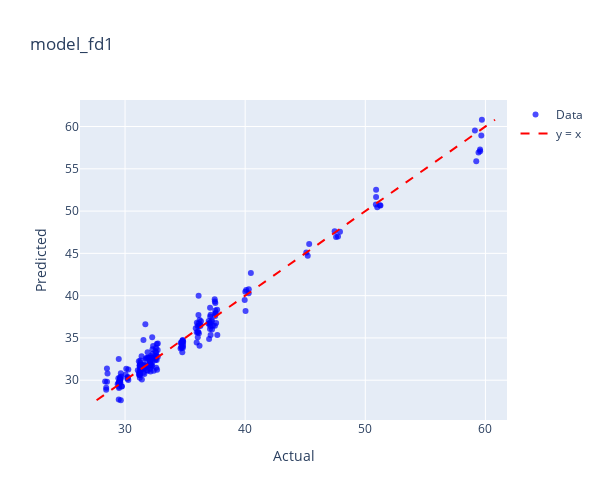
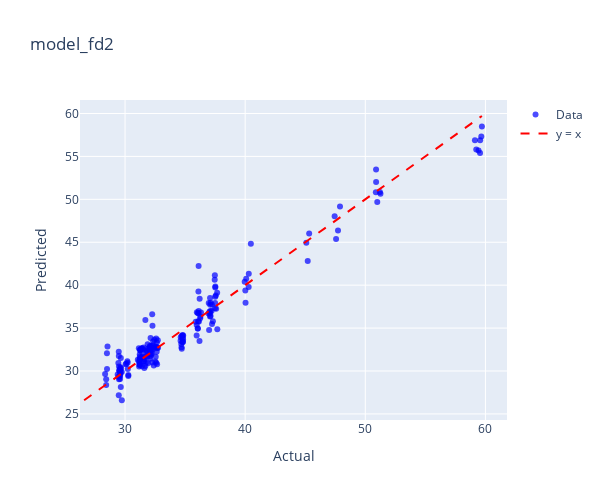
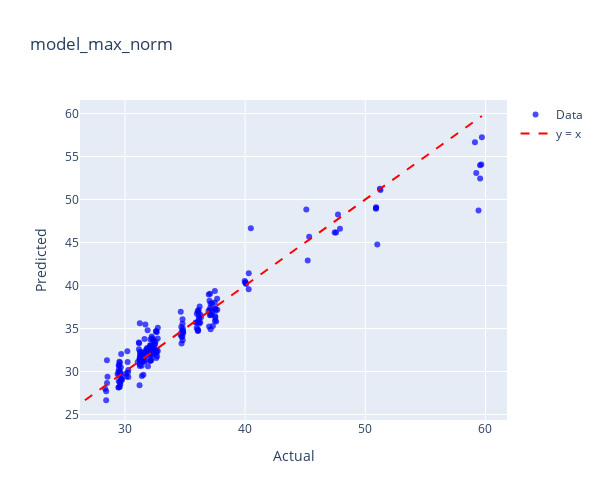
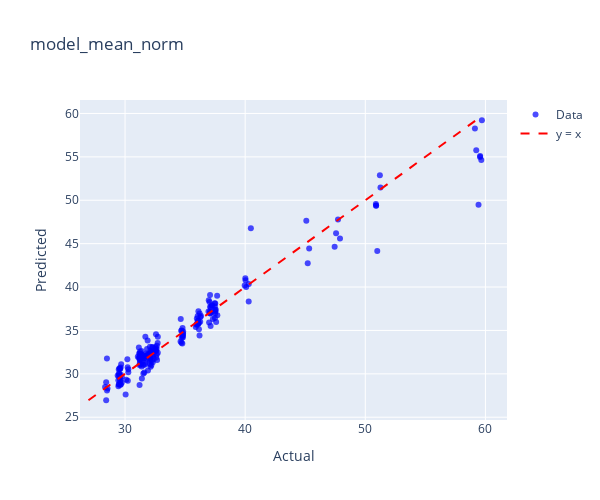

The cell these charts' notebook holds for them, in order:
### Code cell
model_dict = {
    'model_fd1': (model_fd1, kadar_air_fd1),
    'model_fd2': (model_fd2, kadar_air_fd2),
    'model_max_norm': (model_max_norm, kadar_air_max_norm),
    'model_mean_norm': (model_mean_norm, kadar_air_mean_norm),
    'model_msc': (model_msc, kadar_air_msc),
    'model_ori': (model_ori, kadar_air_ori),
    'model_range_norm': (model_range_norm, kadar_air_range_norm),
    'model_sg1': (model_sg1, kadar_air_sg1),
    'model_sg2': (model_sg2, kadar_air_sg2),
    'model_snv': (model_snv, kadar_air_snv),
}

for name, (model, data) in model_dict.items():
    print(f"Plotting for {name}")
    plot_actual_vs_predicted_plotly(model, data, 'Kadar Air',name)

### Figure 1 — Plotly figure (JSON) as saved in the notebook; plotly's stock layout.template omitted (floating-point values rounded to 4 significant figures; data arrays with more than 128 entries replaced by an {"elided": "..."} marker saying what was removed)
{"data": [{"hovertemplate": "Index: %{text}<br>Actual: %{x}<br>Predicted: %{y}<extra></extra>", "marker": {"color": "blue", "opacity": 0.7, "size": 6}, "mode": "markers", "name": "Data", "text": {"elided": "200 str values"}, "type": "scatter", "x": {"elided": "200 float values"}, "y": {"elided": "200 float values"}}, {"line": {"color": "red", "dash": "dash"}, "mode": "lines", "name": "y = x", "type": "scatter", "x": [27.63, 60.8], "y": [27.63, 60.8]}], "layout": {"height": 500, "title": {"text": "model_fd1"}, "width": 600, "xaxis": {"title": {"text": "Actual"}}, "yaxis": {"title": {"text": "Predicted"}}}}

### Figure 2 — Plotly figure (JSON) as saved in the notebook; plotly's stock layout.template omitted (floating-point values rounded to 4 significant figures; data arrays with more than 128 entries replaced by an {"elided": "..."} marker saying what was removed)
{"data": [{"hovertemplate": "Index: %{text}<br>Actual: %{x}<br>Predicted: %{y}<extra></extra>", "marker": {"color": "blue", "opacity": 0.7, "size": 6}, "mode": "markers", "name": "Data", "text": {"elided": "200 str values"}, "type": "scatter", "x": {"elided": "200 float values"}, "y": {"elided": "200 float values"}}, {"line": {"color": "red", "dash": "dash"}, "mode": "lines", "name": "y = x", "type": "scatter", "x": [26.59, 59.71], "y": [26.59, 59.71]}], "layout": {"height": 500, "title": {"text": "model_fd2"}, "width": 600, "xaxis": {"title": {"text": "Actual"}}, "yaxis": {"title": {"text": "Predicted"}}}}

### Figure 3 — Plotly figure (JSON) as saved in the notebook; plotly's stock layout.template omitted (floating-point values rounded to 4 significant figures; data arrays with more than 128 entries replaced by an {"elided": "..."} marker saying what was removed)
{"data": [{"hovertemplate": "Index: %{text}<br>Actual: %{x}<br>Predicted: %{y}<extra></extra>", "marker": {"color": "blue", "opacity": 0.7, "size": 6}, "mode": "markers", "name": "Data", "text": {"elided": "200 str values"}, "type": "scatter", "x": {"elided": "200 float values"}, "y": {"elided": "200 float values"}}, {"line": {"color": "red", "dash": "dash"}, "mode": "lines", "name": "y = x", "type": "scatter", "x": [26.66, 59.71], "y": [26.66, 59.71]}], "layout": {"height": 500, "title": {"text": "model_max_norm"}, "width": 600, "xaxis": {"title": {"text": "Actual"}}, "yaxis": {"title": {"text": "Predicted"}}}}

### Figure 4 — Plotly figure (JSON) as saved in the notebook; plotly's stock layout.template omitted (floating-point values rounded to 4 significant figures; data arrays with more than 128 entries replaced by an {"elided": "..."} marker saying what was removed)
{"data": [{"hovertemplate": "Index: %{text}<br>Actual: %{x}<br>Predicted: %{y}<extra></extra>", "marker": {"color": "blue", "opacity": 0.7, "size": 6}, "mode": "markers", "name": "Data", "text": {"elided": "200 str values"}, "type": "scatter", "x": {"elided": "200 float values"}, "y": {"elided": "200 float values"}}, {"line": {"color": "red", "dash": "dash"}, "mode": "lines", "name": "y = x", "type": "scatter", "x": [26.96, 59.71], "y": [26.96, 59.71]}], "layout": {"height": 500, "title": {"text": "model_mean_norm"}, "width": 600, "xaxis": {"title": {"text": "Actual"}}, "yaxis": {"title": {"text": "Predicted"}}}}
